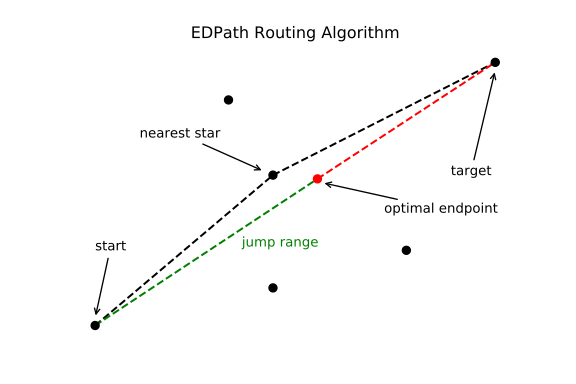

Reproduce this figure in Python.
# !/usr/bin/env python
# -*- coding: utf-8 -*-

import numpy as np
import matplotlib.pyplot as plt

def create_example():
	"""
	Creates an example figure.
	"""

	plt.rcParams['figure.figsize'] = (6, 4)

	x = np.array([1, 4, 5, 10])
	y = np.array([1, 7, 5,  8])

	plt.plot(x[::2], y[::2], linestyle='--', color='black')
	plt.plot(x[2:], y[2:], linestyle='--', color='black')
	plt.plot([1, 6], [1, 4.9], linestyle= '--', color='green')
	plt.plot([6, 10], [4.9, 8], linestyle= '--', color='red')
	plt.scatter(x, y, c='black', zorder=99)
	plt.scatter([5, 8], [2, 3], c='black', zorder=99)
	plt.scatter([6], [4.9], c='red', zorder=99)
	plt.title('EDPath Routing Algorithm')

	plt.annotate('optimal endpoint', xy=(6.1, 4.8), xytext=(7.5, 4),
	             arrowprops=dict(facecolor='black', arrowstyle="->",
	             connectionstyle = "arc3"))

	plt.annotate('nearest star', xy=(4.8, 5.1), xytext=(2, 6),
	             arrowprops=dict(facecolor='black', arrowstyle ="->",
	             connectionstyle="arc3"))

	plt.annotate('start', xy=(1, 1.2), xytext=(1, 3),
	             arrowprops=dict(facecolor='black', arrowstyle="->",
	             connectionstyle="arc3"))

	plt.annotate('target', xy=(10, 7.8), xytext=(9, 5),
	             arrowprops=dict(facecolor='black', arrowstyle="->",
	             connectionstyle="arc3"))

	plt.text(4.3, 3.1, 'jump range', color='g')
	plt.axis('off')
	plt.savefig('algorithm.svg')

if __name__ == '__main__':
	create_example()
